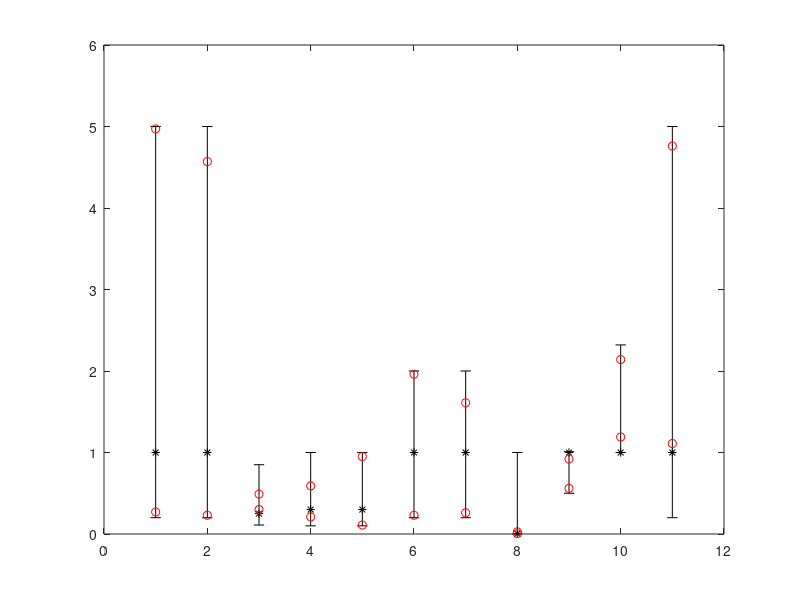

MATLAB code to generate this figure:
names = {'male partners mult' , 'female partners mult' , 'condom use' , 'mixing by age' , ...
    'mixing by risk' , 'male acts mult' , 'female acts mult' , 'HPV transmission rate' , 'natural immunity mult' , ...
    'ART transmission mult' , 'CIN3 to CC mult'};

numParams = 11;
t = [1:numParams];
baseline = [1.0 , 1.0 , 0.25 , 0.3 , 0.3 , 1.0 , 1.0, 0.0045 , 1.0 , 1.0 , 1.0];
lb = [0.2 , 0.2 , 0.11 , 0.1 , 0.1 , 0.2 , 0.2 0.001 , 0.5 , 1.0 , 0.2];
ub = [5.0 , 5.0 , 0.85 , 1.0 , 1.0 , 2.0 , 2.0 , 1.0 , 1.01 , 2.32 , 5.0];
min = [0.27 , 0.23 , 0.30 , 0.21 , 0.11 , 0.23 , 0.26 , 0.0045 , 0.56 , 1.19 , 1.11];
max = [4.97 , 4.57 , 0.49 , 0.59 , 0.95 , 1.96 , 1.61 , 0.0271 , 0.92 , 2.14 , 4.76];

%plot(baseline,'k*');
errorbar(t,baseline,baseline-lb,ub-baseline,'k*')
hold all;
plot(min,'ro');
hold all;
plot(max,'ro');
ylim([0 6]);
xlim([0 12])
%set(gca , 'xtick' , 1 : length(numParams) , 'xtickLabel' , names);
